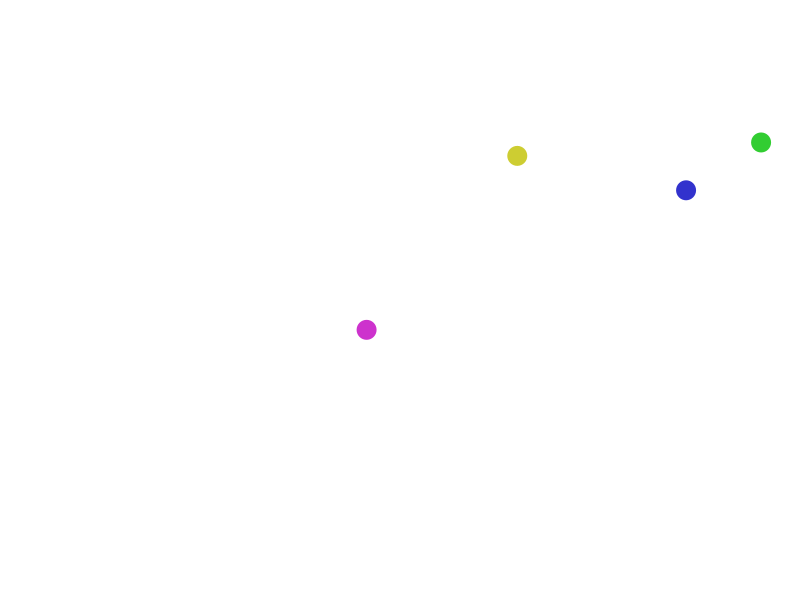
Frame 1 (no input)
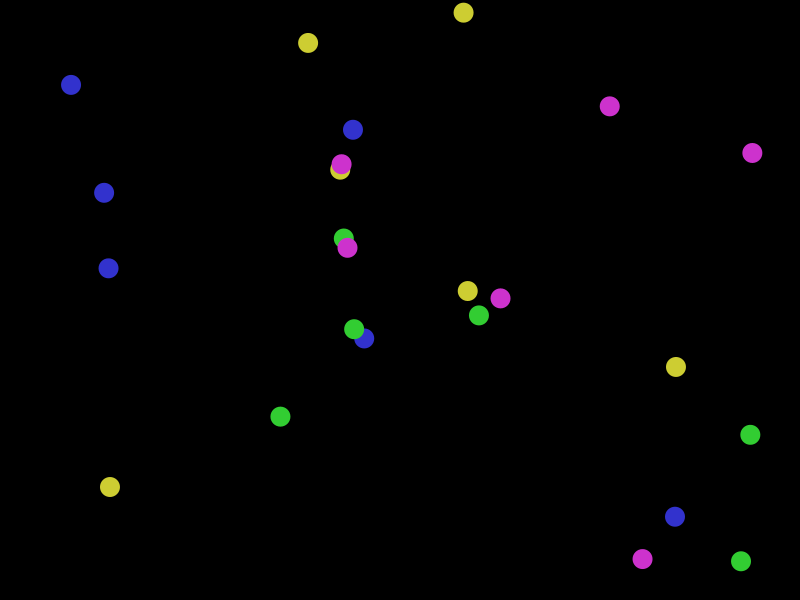
Frame 60 (the mouse pressed at the canvas centre just before this capture)
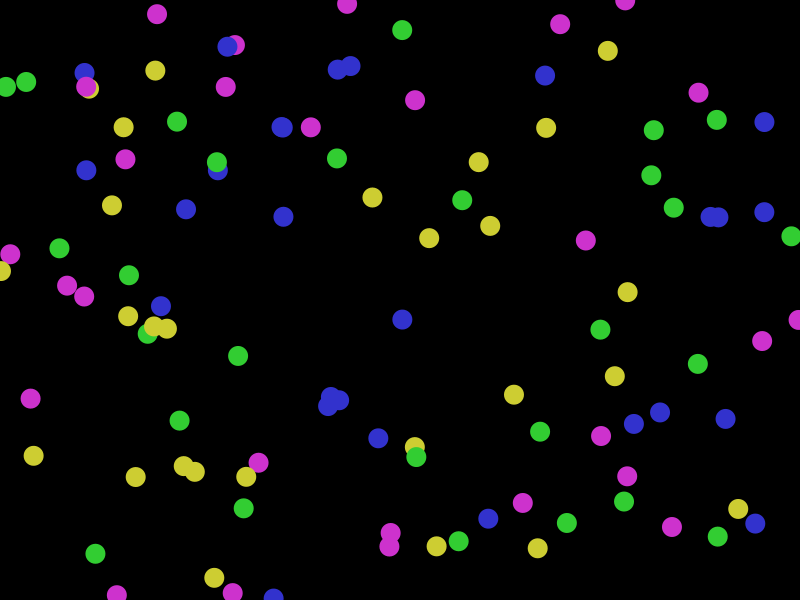
Frame 120 (the mouse held since frame 60 and released just before this capture)

The Processing sketch that drew these frames (run headless with seeded random() and noise(); from frame 60 on, the mouse is pressed at the canvas centre):

// Processing sketch: random_if
// ── random_if.pde
float bolinha01;
float bolinha02;
float bolinha03, bolinha04, bolinha05, bolinha06, bolinha07, bolinha08;
float retangulo = 0;

void setup(){
 size(800, 600); 
 background(255);
}

void draw(){
  
  bolinha01 = random(width);
  bolinha02 = random(height);
  bolinha03 = random(width);
  bolinha04 = random(height);
  bolinha05 = random(width);
  bolinha06 = random(height);
  bolinha07 = random(width);
  bolinha08 = random(height);
  
  noStroke();
  fill(205, 205, 50);
  ellipse(bolinha01, bolinha02, 20, 20);
  
  fill(50, 205, 50);
  ellipse(bolinha03, bolinha04, 20, 20);
  
  fill(50, 50, 205);
  ellipse(bolinha05, bolinha06, 20, 20);
  
  fill(205, 50, 205);
  ellipse(bolinha07, bolinha08, 20, 20);
  
  println("bolinha verde:" + bolinha01);
  
  if (bolinha01 > 750){
    background(0);
  }
}
